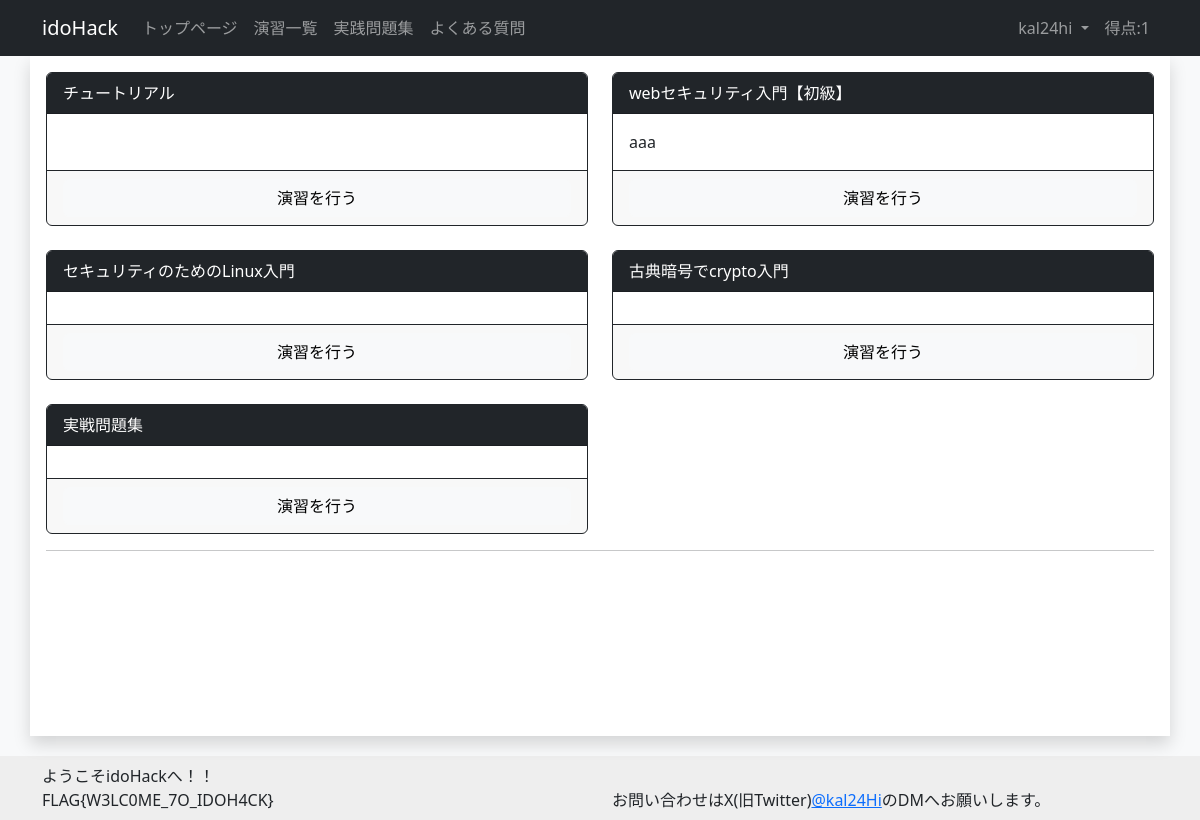
The page /exercise/ (signed in) on the database its author committed.
### account/models.py (models this page shows)
class CustomUser(AbstractUser):
    total_score = models.IntegerField(default=0, verbose_name="総得点") # ユーザの総得点
    biography = models.TextField(max_length=500, blank=True, verbose_name="自己紹介") # ユーザの自己紹介
    twitter_url = models.URLField(max_length=200, blank=True, verbose_name="TwitterURL") # ユーザのTwitterのURL
    github_url = models.URLField(max_length=200, blank=True, verbose_name="GitHubURL") # ユーザのGitHubのURL
    linkedin_url = models.URLField(max_length=200, blank=True, verbose_name="LinkedInURL") # ユーザのLinkedInのURL
    country = models.CharField(max_length=100, blank=True, verbose_name="国籍") # ユーザの国籍
    occupation = models.CharField(max_length=50, verbose_name="職業", choices=(('Student', '学生'),
                                          ('teacher', '教員'),
                                          ('SecurityEngineer', 'セキュリティエンジニア'),
                                          ('IT', 'IT職'),
                                          ('other', 'その他')))
    is_active = models.BooleanField(default=True, verbose_name="アクティブユーザ") # ユーザがアクティブかどうか
    is_staff = models.BooleanField(default=False, verbose_name="スタッフユーザ") # ユーザがスタッフかどうか
    is_writer = models.BooleanField(default=False, verbose_name="作問ユーザ") # ユーザが作問者かどうか

### challenge/models.py (models this page shows, shortened)
class ExerciseModel(models.Model):
    category = models.ForeignKey(CategoryModel, on_delete=models.SET_NULL, null=True, verbose_name="カテゴリ") # カテゴリ
    exercise_number = models.IntegerField(default=0, verbose_name="番号") # 演習の番号
    exercise_title = models.CharField(max_length=100, default="", verbose_name="タイトル") # 演習のタイトル
    summary = models.TextField(blank=True, default="", verbose_name="概要") # 演習の概要
    exercise_discription = MDTextField(default="", verbose_name="説明") # 演習の説明
    visible = models.BooleanField(default=False, verbose_name="一般ユーザへの公開") # 演習が公開されているかどうか
    textbook = MDTextField(blank=True, verbose_name="教科書") # 教科書のURL
    explanation = MDTextField(blank=True, verbose_name="解説") # 解説のURL
    created_at = models.DateTimeField(auto_now_add=True, verbose_name="作成日時") # 課題の作成日時
    updated_at = models.DateTimeField(auto_now=True, verbose_name="作成日時") # 課題の更新日時
    class Meta:
        verbose_name = 'Exercise'

### challenge/views.py (the view)
# urls.py: path('exercise/', views.ExerciseListView.as_view(), name='exercise_list'),
class ExerciseListView(LoginRequiredMixin, ListView):
    model = ExerciseModel
    template_name = 'challenge/exercise_list.html'
    context_object_name = 'exercise_list'

### templates/challenge/exercise_list.html
{% extends "base.html" %}
{% load markdown_extras%}
{% block content %}
<div class="row row-cols-3 row-cols-md-2 g-4">
    {% for exercise in exercise_list%}
    <div class="col">
      <div class="card border-dark h-100">
        <div class="card-header text-bg-dark">{{exercise.exercise_title}}</div>
        <div class="card-body">
          <p class="card-text">{{exercise.summary | linebreaksbr}}</p>
        </div>
        <div class="card-footer border-dark">
            <a href="{%url 'exercise_detail' exercise.id%}" class="btn btn-light w-100">演習を行う</a>
        </div>
      </div>
    </div>
    {% endfor %}
</div>
{% endblock %}

### templates/base.html (shortened to what this page needs)
{% load static %}
<!DOCTYPE html>
<html style="height: 100%;">
<head>
    <link href="{% static 'mdeditor/css/editormd.min.css' %}" rel="stylesheet">
    <link href="{% static 'mdeditor/css/editormd.preview.css' %}" rel="stylesheet">
    <link href="https://cdn.jsdelivr.net/npm/bootstrap@5.3.0/dist/css/bootstrap.min.css" rel="stylesheet"
>
</head>
<body class="bg-light" style="height: 100%;">
<nav class="navbar navbar-expand-lg navbar-dark bg-dark sticky-top">
  <div class="container">
    <a class="navbar-brand " href="#">idoHack</a>
      <div class="collapse navbar-collapse" id="navbarNavDropdown">
        <ul class="navbar-nav me-auto">
          <li class="nav-item">
            <a class="nav-link" href="{%url 'index'%}">トップページ</a>
          </li>
          <li class="nav-item">
            <a class="nav-link" href="{%url 'exercise_list'%}">演習一覧</a>
          </li>
          <li class="nav-item">
            <a class="nav-link" href="{%url 'exercise_detail' 6%}">実践問題集</a>
          </li>
          <li class="nav-item">
            <a class="nav-link" href="{%url 'faq'%}">よくある質問</a>
          </li>
        </ul>
        <ul class="navbar-nav">
        {% if user.is_authenticated %}
        <li class="nav-item dropdown">
          <a class="nav-link dropdown-toggle" href="#" role="button" data-bs-toggle="dropdown" aria-expanded="false">
            {{user.username}}
          </a>
        </li>
        <li class="nav-item">
          <a class="nav-link">得点:{{user.total_score}}</a>
        </li>
        {% endif %}
        </ul>
      </div>
  </div>
</nav>
<body>
<div class="container shadow p-3 bg-white" style="min-height: 85%; position: relative;">
    {% block content %}{% endblock content%}
    <hr>
</div>
<div class="p-2" style="background-color:#EEEEEE; margin-top: 20px; margin-bottom: 10%; width: 100%;">
  <div class="container">
    <div class="row">
      <div class="col-md-6">
        ようこそidoHackへ！！</br>
        FLAG{W3LC0ME_7O_IDOH4CK}</br>
      </div>
      <div class="col-md-6">
        お問い合わせはX(旧Twitter)<a href="https://twitter.com/kal24Hi" target="_blank" rel="noopener noreferrer">@kal24Hi</a>のDMへお願いします。
      </div>
    </div>
  </div>
</div>
</body>

### rows shown on the page
CustomUser: username "kal24hi", total_score "1"
ExerciseModel: exercise_title "チュートリアル"
ExerciseModel: exercise_title "webセキュリティ入門【初級】", summary "aaa"
ExerciseModel: exercise_title "セキュリティのためのLinux入門"
ExerciseModel: exercise_title "古典暗号でcrypto入門"
ExerciseModel: exercise_title "実戦問題集"
